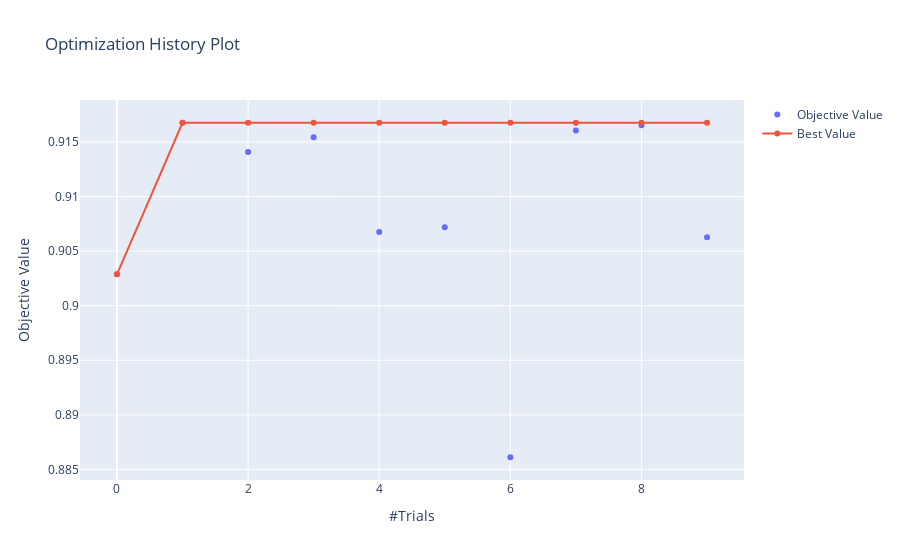
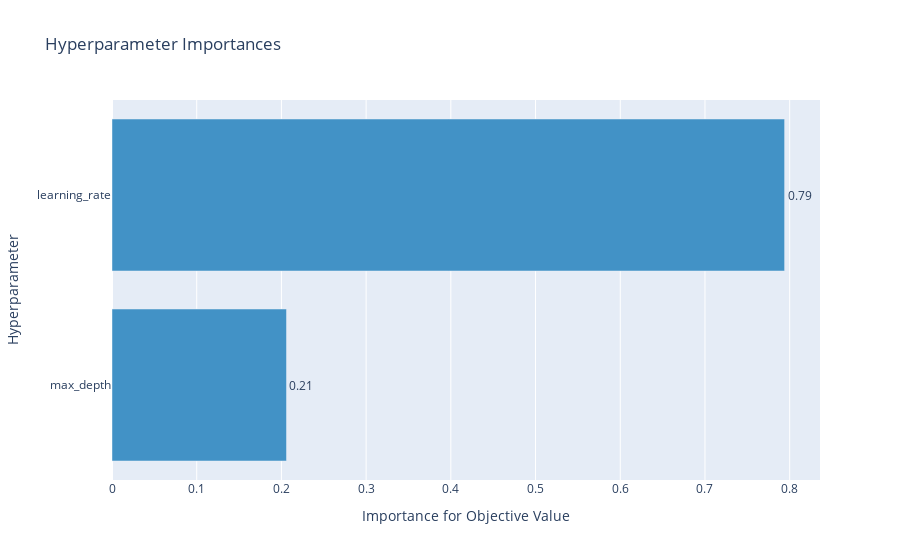

Notebook cell for these charts, in order:
### Markdown cell above
### **Optimisation of hyperparameters with Optuna**
The _hyperparameters_ consist of the internal parameters of the BDT algorithm which are not optimised within the training phase. Few of them are listed here below, for a complete description see the [_XGBoost-Doc_](https://xgboost.readthedocs.io/en/stable/parameter.html)
- _n_estimators_: Number of trees in the BDT
- _max_depth_: Maximum depth of a tree
- _eta_: learning rate of the algorithm. It controls the step size of the gradient descent algorithm

The optimisation of the hyperparameters is a key step to obtain the best performance from the algorithm. In _hipe4ml_ the [Optuna](https://github.com/optuna/optuna) package is employed for the optimisation through the method _ModelHandler.optimize\_params\_optuna_.

The difference between Optuna and other packages dedicated to hyperparameters optimisation based on grid search or random search is that Optuna takes into account the past hyperparameter configuration evaluations when choosing the configuration to evaluate next. (More info about Optuna can be found [here](https://arxiv.org/abs/1907.10902)).

A set of hyperparameters should be tested on different samples to avoid overfitting problems. Since the number of events is limited, an approach called _k-flod cross validation_ is used. It has been proved that the cross validation removes the dependence of the model on the data sample. 

In the cross validation procedure, the original sample is divided in _k_ parts called _folds_ (in this case 5 folds are used). For each set of hyperparameters, _n-1_ folds are used for the optimisation and the remaining one as test. This operation is repeated after permuting the folds used for optimisation and for testing and the final result is the mean value of all the permutations.

The _ModelHandler_ automatically updates the hyperparameters after their optimisation.

To spare time, in this tutorial the hyperparameter optimisation and the number of configuration was limited.

The optimised configuration can be saved (have a look at the Addendum!) and loaded afterwards. Let's have a look!

### Code cell
import optuna as op
import pickle

opstudy = pickle.load(open("optuna_study.pkl", "rb")) # load the study

fig = op.visualization.plot_optimization_history(opstudy) # plot the history of the study
fig.show()

fig = op.visualization.plot_param_importances(opstudy) # plot the importance of the hyperparameters
fig.show()

### Figure 1 — Plotly figure (JSON) as saved in the notebook; plotly's stock layout.template omitted (floating-point values rounded to 4 significant figures)
{"data": [{"mode": "markers", "name": "Objective Value", "type": "scatter", "x": [0, 1, 2, 3, 4, 5, 6, 7, 8, 9], "y": [0.9029, 0.9168, 0.9141, 0.9154, 0.9068, 0.9072, 0.8861, 0.916, 0.9165, 0.9063]}, {"name": "Best Value", "type": "scatter", "x": [0, 1, 2, 3, 4, 5, 6, 7, 8, 9], "y": [0.9029, 0.9168, 0.9168, 0.9168, 0.9168, 0.9168, 0.9168, 0.9168, 0.9168, 0.9168]}], "layout": {"title": {"text": "Optimization History Plot"}, "xaxis": {"title": {"text": "#Trials"}}, "yaxis": {"title": {"text": "Objective Value"}}}}

### Figure 2 — Plotly figure (JSON) as saved in the notebook; plotly's stock layout.template omitted (floating-point values rounded to 4 significant figures)
{"data": [{"cliponaxis": false, "hovertemplate": ["max_depth (IntUniformDistribution): 0.20598642166775696<extra></extra>", "learning_rate (UniformDistribution): 0.7940135783322431<extra></extra>"], "marker": {"color": "rgb(66,146,198)"}, "orientation": "h", "text": ["0.20598642166775696", "0.7940135783322431"], "textposition": "outside", "texttemplate": "%{text:.2f}", "type": "bar", "x": [0.206, 0.794], "y": ["max_depth", "learning_rate"]}], "layout": {"showlegend": false, "title": {"text": "Hyperparameter Importances"}, "xaxis": {"title": {"text": "Importance for Objective Value"}}, "yaxis": {"title": {"text": "Hyperparameter"}}}}
